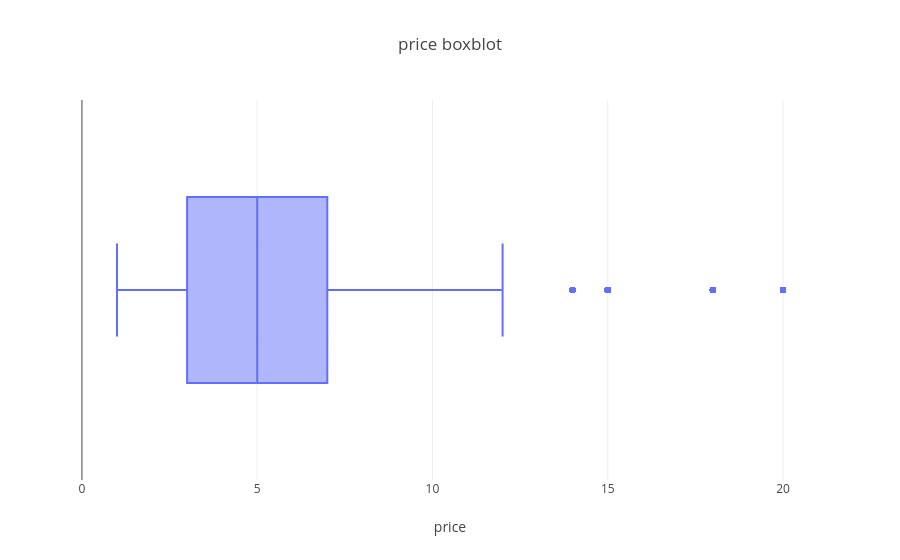
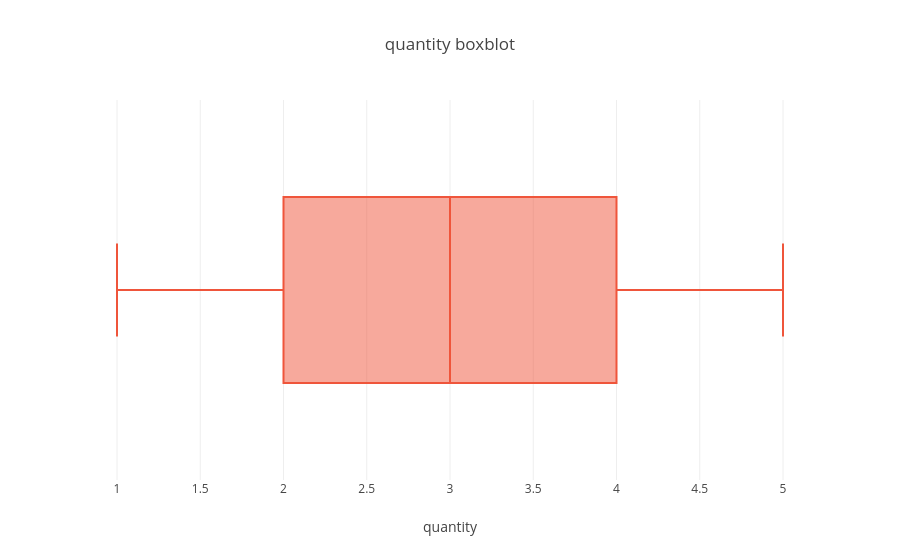
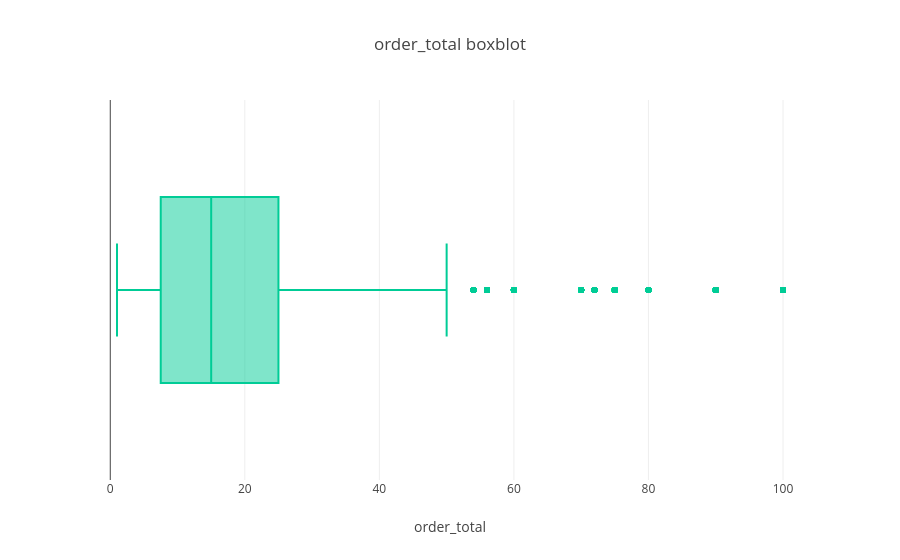

Here is the notebook cell these charts were saved with, in order:
### Code cell
for i, col in enumerate(numerical):
    fig = px.box(df, x=col, title=f'{col} boxblot', color_discrete_sequence=[px.colors.qualitative.Plotly[i % len(px.colors.qualitative.Plotly)]])
    fig.show()

### Figure 1 — Plotly figure (JSON) as saved in the notebook; plotly's stock layout.template omitted (floating-point values rounded to 4 significant figures; data arrays with more than 128 entries replaced by an {"elided": "..."} marker saying what was removed)
{"data": [{"alignmentgroup": "True", "hovertemplate": "price=%{x}<extra></extra>", "legendgroup": "", "marker": {"color": "#636EFA"}, "name": "", "notched": false, "offsetgroup": "", "orientation": "h", "showlegend": false, "type": "box", "x": {"elided": "17534 float values"}, "x0": " ", "xaxis": "x", "y0": " ", "yaxis": "y"}], "layout": {"boxmode": "group", "legend": {"tracegroupgap": 0}, "title": {"text": "price boxblot"}, "xaxis": {"anchor": "y", "domain": [0, 1], "title": {"text": "price"}}, "yaxis": {"anchor": "x", "domain": [0, 1]}}}

### Figure 2 — Plotly figure (JSON) as saved in the notebook; plotly's stock layout.template omitted (floating-point values rounded to 4 significant figures; data arrays with more than 128 entries replaced by an {"elided": "..."} marker saying what was removed)
{"data": [{"alignmentgroup": "True", "hovertemplate": "quantity=%{x}<extra></extra>", "legendgroup": "", "marker": {"color": "#EF553B"}, "name": "", "notched": false, "offsetgroup": "", "orientation": "h", "showlegend": false, "type": "box", "x": {"elided": "17534 float values"}, "x0": " ", "xaxis": "x", "y0": " ", "yaxis": "y"}], "layout": {"boxmode": "group", "legend": {"tracegroupgap": 0}, "title": {"text": "quantity boxblot"}, "xaxis": {"anchor": "y", "domain": [0, 1], "title": {"text": "quantity"}}, "yaxis": {"anchor": "x", "domain": [0, 1]}}}

### Figure 3 — Plotly figure (JSON) as saved in the notebook; plotly's stock layout.template omitted (floating-point values rounded to 4 significant figures; data arrays with more than 128 entries replaced by an {"elided": "..."} marker saying what was removed)
{"data": [{"alignmentgroup": "True", "hovertemplate": "order_total=%{x}<extra></extra>", "legendgroup": "", "marker": {"color": "#00CC96"}, "name": "", "notched": false, "offsetgroup": "", "orientation": "h", "showlegend": false, "type": "box", "x": {"elided": "17534 float values"}, "x0": " ", "xaxis": "x", "y0": " ", "yaxis": "y"}], "layout": {"boxmode": "group", "legend": {"tracegroupgap": 0}, "title": {"text": "order_total boxblot"}, "xaxis": {"anchor": "y", "domain": [0, 1], "title": {"text": "order_total"}}, "yaxis": {"anchor": "x", "domain": [0, 1]}}}
